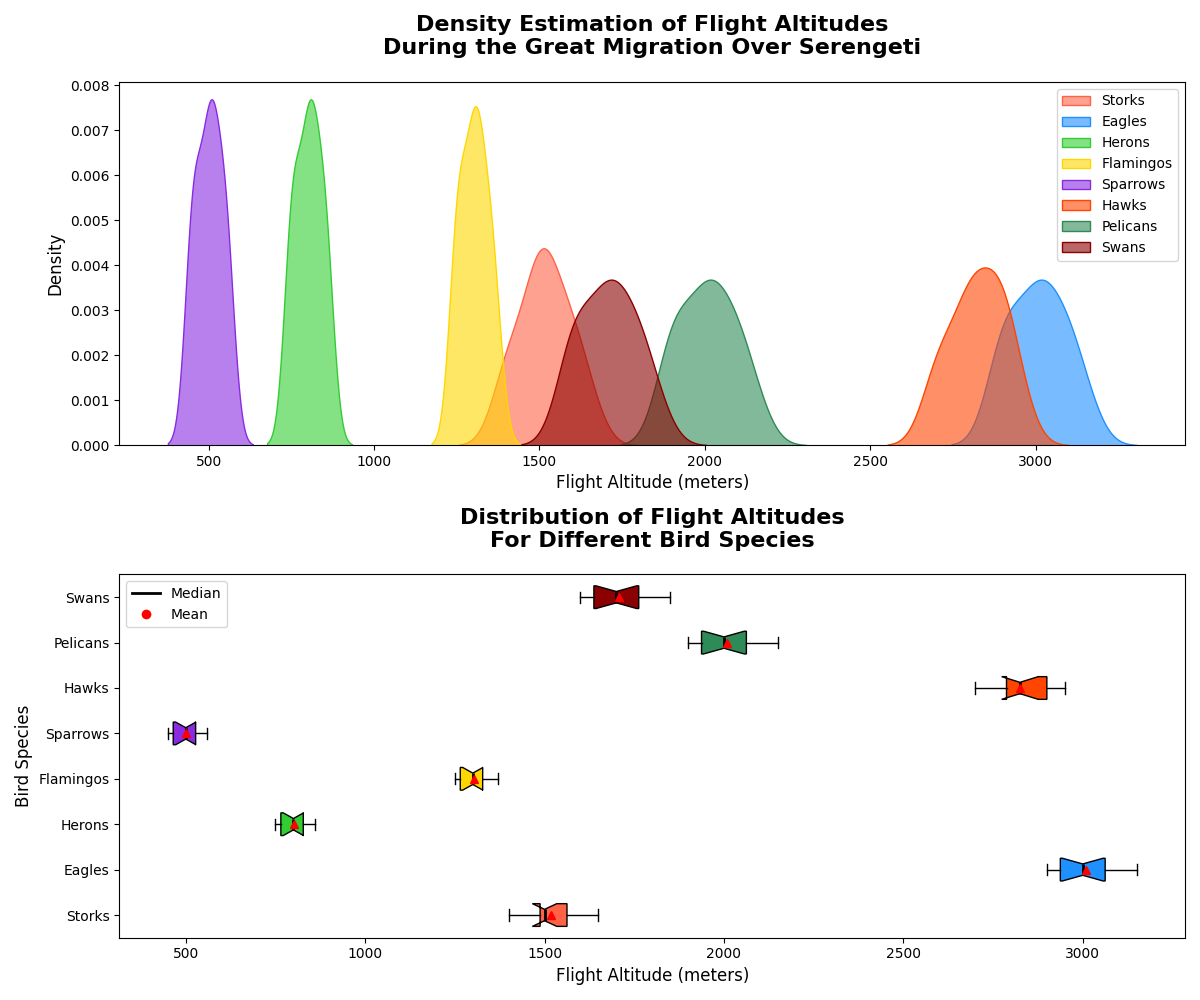

The script that drew this image:
import numpy as np
import matplotlib.pyplot as plt
import seaborn as sns

bird_species = ['Storks', 'Eagles', 'Herons', 'Flamingos', 'Sparrows', 'Hawks', 'Pelicans', 'Swans']

# Manually shuffled values within each bird species' altitude data
storks_altitude = np.array([1400, 1600, 1550, 1450, 1500, 1650, 1500, 1400, 1500, 1550, 1600, 1500])
eagles_altitude = np.array([3000, 3050, 2900, 3150, 3100, 2950, 3050, 2900, 3100, 3000, 2900, 3000])
herons_altitude = np.array([800, 820, 770, 750, 850, 860, 750, 800, 800, 820, 750, 850])
flamingos_altitude = np.array([1300, 1320, 1250, 1350, 1270, 1370, 1250, 1320, 1300, 1300, 1350, 1250])
sparrows_altitude = np.array([500, 520, 470, 450, 550, 560, 450, 500, 500, 520, 550, 450])
hawks_altitude = np.array([2800, 2850, 2700, 2950, 2900, 2750, 2700, 2850, 2800, 2900, 2900, 2800])
pelicans_altitude = np.array([2000, 2050, 1900, 2150, 1950, 2100, 1900, 2050, 2000, 2000, 2100, 1900])
swans_altitude = np.array([1700, 1750, 1600, 1850, 1650, 1800, 1600, 1750, 1700, 1700, 1800, 1600])

data = [storks_altitude, eagles_altitude, herons_altitude, 
        flamingos_altitude, sparrows_altitude, hawks_altitude, 
        pelicans_altitude, swans_altitude]

colors = ['#FF6347', '#1E90FF', '#32CD32', '#FFD700', '#8A2BE2', '#FF4500', '#2E8B57', '#8B0000']

fig, ax = plt.subplots(2, 1, figsize=(12, 10))

for i, altitude in enumerate(data):
    sns.kdeplot(altitude, ax=ax[0], label=bird_species[i], color=colors[i], shade=True, alpha=0.6)

ax[0].set_title('Density Estimation of Flight Altitudes\nDuring the Great Migration Over Serengeti', fontsize=16, fontweight='bold', pad=20)
ax[0].set_xlabel('Flight Altitude (meters)', fontsize=12)
ax[0].set_ylabel('Density', fontsize=12)
ax[0].legend(loc='upper right')

box = ax[1].boxplot(data, patch_artist=True, notch=True, vert=False, showmeans=True, labels=bird_species)

for patch, color in zip(box['boxes'], colors):
    patch.set_facecolor(color)
    
for median, mean in zip(box['medians'], box['means']):
    median.set_color('black')
    median.set_linewidth(2)
    mean.set_markerfacecolor('red')
    mean.set_markeredgecolor('red')

ax[1].set_title('Distribution of Flight Altitudes\nFor Different Bird Species', fontsize=16, fontweight='bold', pad=20)
ax[1].set_xlabel('Flight Altitude (meters)', fontsize=12)
ax[1].set_ylabel('Bird Species', fontsize=12)

median_legend = plt.Line2D([0], [0], color='black', lw=2, label='Median')
mean_legend = plt.Line2D([0], [0], marker='o', color='w', markerfacecolor='red', markersize=8, label='Mean')
ax[1].legend(handles=[median_legend, mean_legend], loc='upper left')

plt.tight_layout()
plt.show()
